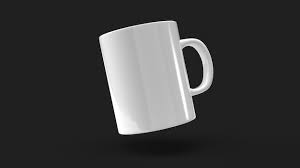
#> input picture cup_image.jpg, 300 x 168 px
$ python read_img.py
#> lines starting #> are read from the running program, lines starting #| are printed output that depends on the picture; after the words box and inside, x2 and y2 are one past the last pixel; in counts of white or black regions, pixels touching at a corner belong together
import cv2
import matplotlib.pyplot as plt

img = cv2.imread("./cup_image.jpg")
#> img is the input picture: shape (168, 300, 3); min 0, max 255, mean 61.2
gray = cv2.cvtColor(img, cv2.COLOR_BGR2GRAY)
# plt.imshow(gray, cmap="gray")
# plt.title('Grayscale Image')
# plt.show()

ret,thresh = cv2.threshold(gray, 127, 255, 0)
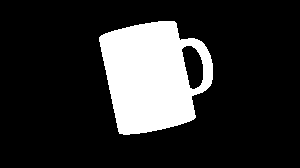
#> thresh: shape (168, 300); 17.9% white; 1 white region
# plt.imshow(thresh, cmap="gray")
# plt.title('Thresholded Image')
# plt.show()

contours, hierarchy = cv2.findContours(thresh, cv2.RETR_TREE, cv2.CHAIN_APPROX_SIMPLE)
#> contours = 2 contours; box (x1, y1, x2, y2) and area: (99, 21, 213, 135) 9472, (181, 45, 204, 90) 675
contour_img = img.copy()
cv2.drawContours(contour_img, contours, -1, (0,255,0), 2)
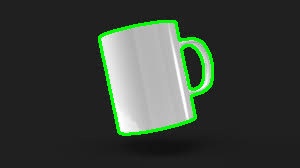
#> contour_img: shape (168, 300, 3); 3.3% of pixels changed, all inside (x1, y1, x2, y2) = (98, 20, 214, 136)

plt.imshow(contour_img)
plt.title('Image with Contours')
plt.show()
# cv2.imwrite('res.jpeg', img)
